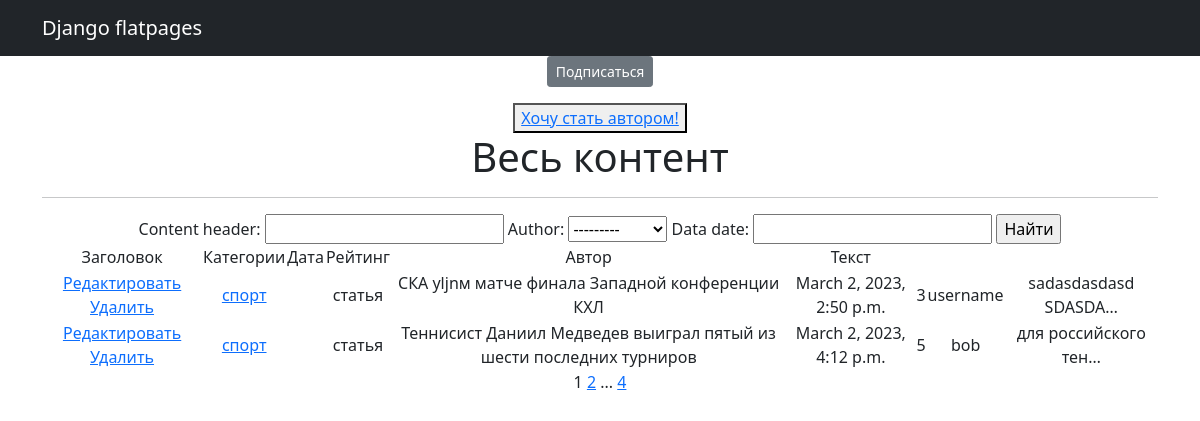
The page /articles/categories/1 (signed in) on the database its author committed.
### news/models.py (models this page shows, shortened)
class Post(models.Model):
    author = models.ForeignKey(Author, on_delete=models.CASCADE)
    content_type = models.CharField(max_length=256, choices=ContentType.choices)
    data = models.DateTimeField(auto_now_add=True)
    content_header = models.CharField(max_length=256)
    content_text = models.CharField(max_length=5000)
    content_rating = models.IntegerField(default=0)
    category = models.ManyToManyField(Category, through='PostCategory')

class Category(models.Model):
    name_category = models.CharField(unique=True, max_length=64)
    subscribers = models.ManyToManyField(User, blank=True, related_name='categories')
    def __str__(self):
        return self.name_category

class Author(models.Model):
    user = models.OneToOneField(User, on_delete=models.CASCADE)
    rating = models.IntegerField(default=0)
    def __str__(self):
        return self.user.username

### news/views.py (the view)
# urls.py: path('categories/<int:pk>', CategoryListView.as_view(), name='category_list'),
class CategoryListView(Posts):
    model = Post
    template_name = 'news/category_list.html'
    context_object_name = 'category_news_list'
    def get_queryset(self):
        self.category = get_object_or_404(Category, id=self.kwargs['pk'])
        queryset = Post.objects.filter(category=self.category).order_by('data')
        return queryset
    def get_context_data(self, **kwargs):
        context = super().get_context_data(**kwargs)
        context['is_not_subscriber'] = self.request.user not in self.category.subscribers.all()
        context['category'] = self.category
        return context

### news/views.py (called while the page is built)
    def get_context_data(self, **kwargs):
        context = super().get_context_data(**kwargs)
        context['filter'] = PostFilter(self.request.GET, queryset=self.get_queryset())
        context['is_not_author'] = not self.request.user.groups.filter(name='author').exists()
        return context

### templates/news/category_list.html (shortened to what this page needs)
{% extends 'flatpages/default.html' %}
{% load custom_tags %}
{% block content %}
    {% if is_not_subscriber %}
    {% load cache %}
    {% cache 60 subscribe %}
    <p class="text-center"><a href="{% url 'subscribe' category.id %}" class="btn btn-secondary btn-sm">Подписаться</a></p>
    {% endcache %}
    {% endif %}
    {% if is_not_author %}
        <button> <a href="{% url 'upgrade' %}"> Хочу стать автором!</a> </button>
    {% endif %}
    <h1>Весь контент</h1>
    <hr>
    {% if category_news_list %}
        <form action=""  method="GET">
            {{ filter.form }}
            <input type="submit" value="Найти" />
        </form>
            <table>
           <tr>
               <td>Заголовок</td>
               <td>Категории</td>
               <td>Дата</td>
                <td>Рейтинг</td>
               <td>Автор</td>
               <td>Текст</td>
           </tr>
           {% for post in category_news_list %}
           <tr>
           <td>
               <a href="{% url 'post_edit' post.id %}"><u>Редактировать</u></a>
               <a href="{% url 'post_delete' post.id %}"><u>Удалить</u></a>
           </td>
               <td>{% for category in post.category.all %}
                   <a href="{%  url 'category_list' category.id %}">{{ category }}</a>
                   {% endfor %}
               </td>
               <td>{{ time_now|date:'d M Y' }}</td>
               <td>{{ post.content_type }}</td>
               <td>{{ post.content_header }}</td>
               <td>{{ post.data }}</td>
               <td>{{ post.content_rating }}</td>
               <td>{{ post.author }}</td>
               <td>{{ post.content_text|truncatechars:20 }}</td>
           </tr>
           {% endfor %}
       </table>
   {% else %}
       <h2>Новостей нет!</h2>
        {% endif %}
       {{ page_obj.number }}
        {% if page_obj.has_next %}
       <a href="?page={{ page_obj.next_page_number }}">{{ page_obj.next_page_number }}</a>
       {% if paginator.num_pages != page_obj.next_page_number %}
           ...
           <a href="?page={{ page_obj.paginator.num_pages }}">{{ page_obj.paginator.num_pages }}</a>
       {% endif %}
   {% endif %}
{% endblock content %}

### rows shown on the page
Post: content_type "статья", content_header "СКА уljnм матче финала Западной конференции КХЛ", data "March 2, 2023, 2:50 p.m.", content_rating "3", author "username", content_text "sadasdasdasd SDASDA…"
Category: name_category "спорт"
Post: content_type "статья", content_header "Теннисист Даниил Медведев выиграл пятый из шести последних турниров", data "March 2, 2023, 4:12 p.m.", content_rating "5", author "bob", content_text "для российского тен…"

### other values the page prints
{{ page_obj.number }} "1"
{{ page_obj.next_page_number }} "2"
{{ page_obj.paginator.num_pages }} "4"
